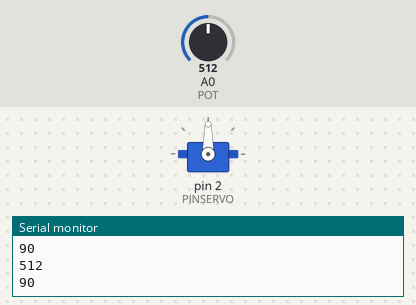
Simulated run of this sketch. Board: Arduino Uno, built with avr-gcc and run on an emulated ATmega328P. Shown: servo, the last lines printed to the serial monitor. The inputs (shaded band) are chosen by the test bench; at power-on: A0 (POT) = 512.

Above: at 1.2 s.
1.3 s: A0 (POT) set to 716
At 1.7 s:
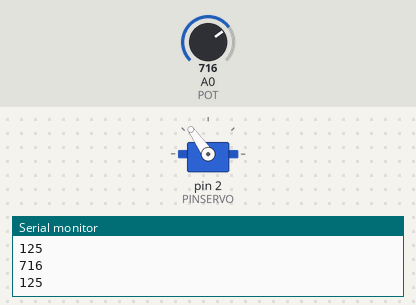
2.8 s: A0 (POT) set to 900
At 4.0 s:
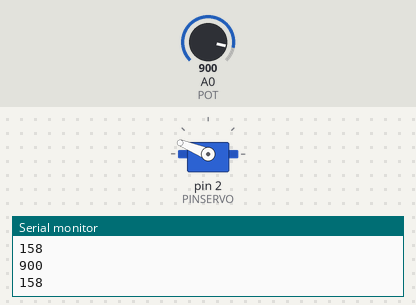
4.3 s: A0 (POT) set to 1010
At 5.3 s:
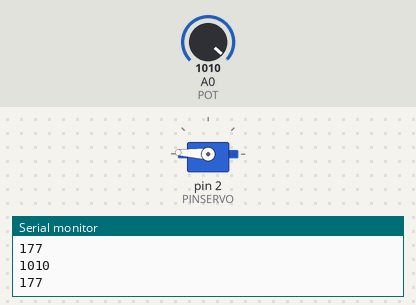
5.8 s: A0 (POT) set to 1023
At 7.0 s:
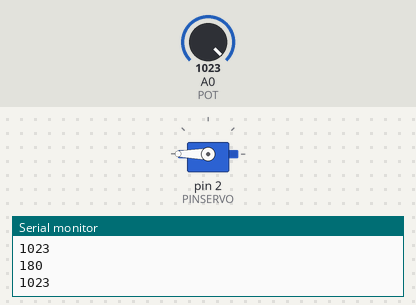
7.3 s: A0 (POT) set to 306
At 8.4 s:
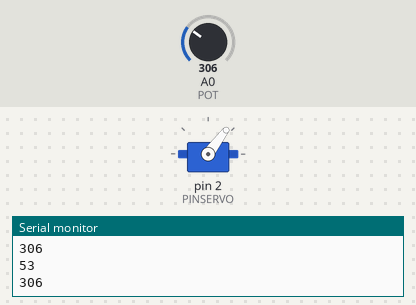
8.8 s: A0 (POT) set to 122
At 9.5 s:
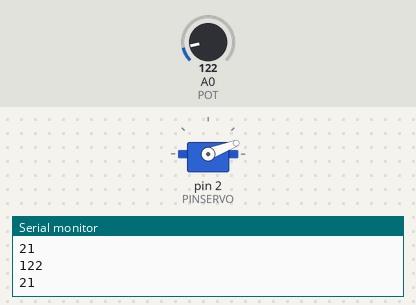
Timing chart, 0 to 11.3 s (numbered marks = the images above; inputs shaded):
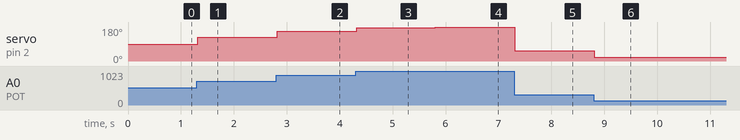

The sketch:

servo-joystik.ino
```cpp
#include <Servo.h>      // incluye libreria de Servo

Servo servo1;     // crea objeto

int PINSERVO = 2;   // pin 2 conectado a señal del servo
int PULSOMIN = 1000;    // pulso minimo en microsegundos
int PULSOMAX = 2000;    // pulso maximo en microsegundos
int VALORPOT;     // variable para almacenar valor leido en entrada A0
int ANGULO;     // valor de angulo a cargar en el servo

int POT = 0;      // potenciometro en entrada analogica A0

void setup()
{
  // Iniciamos el monitor en seerie
  Serial.begin(9600);

  servo1.attach(PINSERVO, PULSOMIN, PULSOMAX);  // inicializacion de servo
// las entradas analogicas no requieren inicializacion
}

void loop()
{
  VALORPOT = analogRead(POT);     // lee valor de entrada A0
  Serial.println(VALORPOT);
  ANGULO = map(VALORPOT, 0, 1023, 0, 180);  // con funcion map convierte rango de 0 a 1023
            // a rango de angulo de 0 a 180
  Serial.println(ANGULO);
  servo1.write(ANGULO);       // envia al servo el valor del angulo
  delay(20);          // demora para que el servo llegue a posicion
}
```

Measured:
- after the input at 1.3 s, servo on pin 2 (PINSERVO): 90° → 125° at once
- after the input at 2.8 s, servo on pin 2 (PINSERVO): 125° → 158° at once
- after the input at 4.3 s, servo on pin 2 (PINSERVO): 158° → 177° at once
- after the input at 5.8 s, servo on pin 2 (PINSERVO): 177° → 180° at once
- after the input at 7.3 s, servo on pin 2 (PINSERVO): 180° → 53° at once
- after the input at 8.8 s, servo on pin 2 (PINSERVO): 53° → 21° at once
